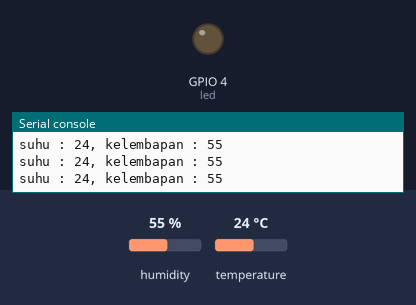
A program run on a simulated ESP32 board running MicroPython. On the bench: output pins drawn as LEDs (lit = HIGH), the last lines printed to the serial console. The test bench sets the inputs (shaded band); at power-on: humidity 55 %, temperature 24 °C.

Above: at 1.2 s.
1.3 s: humidity set to 68 %
2.8 s: humidity set to 71 %
At 3.4 s:
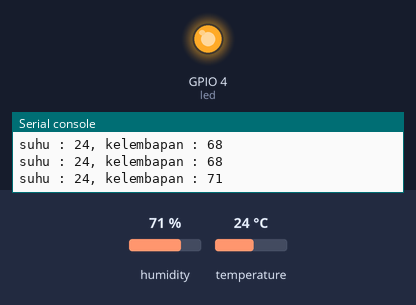
4.6 s: humidity set to 22 %
At 5.8 s:
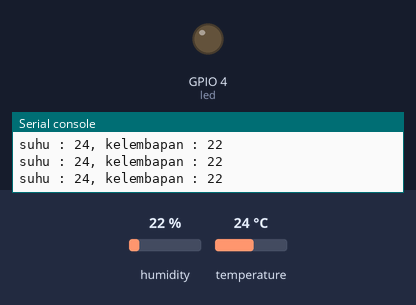
6.2 s: humidity set to 88 %
At 7.1 s:
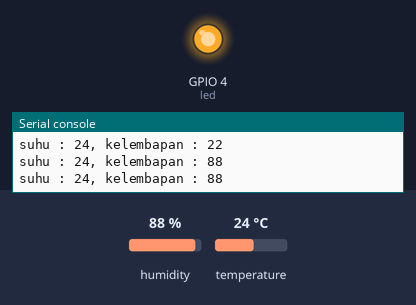
Timing chart, 0 to 8.7 s (numbered marks = the images above; inputs shaded):
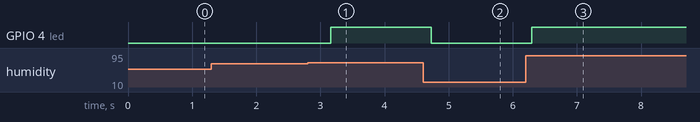

The program:

main.py
```python
from machine import Pin
from time import sleep
import dht

led = Pin(4, Pin.OUT)
sensor = dht.DHT11(Pin(5))

while True:
    sensor.measure()
    try:
        temperature = sensor.temperature()
        humidity = sensor.humidity()
        print(f"suhu : {temperature}, kelembapan : {humidity}")
        if temperature <= 20 or humidity >= 70:
            led.on()
        else:
            led.off()
        sleep(0.5)
    except Exception as e:
        print(f"Error: {e}")
```

Measured:
- the behaviour switches between 69 and 70 % on humidity (found by bisection; images 0 and 1)
- after the input at 2.8 s, GPIO 4 (led): LOW → HIGH after 0.36 s
- after the input at 4.6 s, GPIO 4 (led): HIGH → LOW after 0.13 s
- after the input at 6.2 s, GPIO 4 (led): LOW → HIGH after 0.09 s
